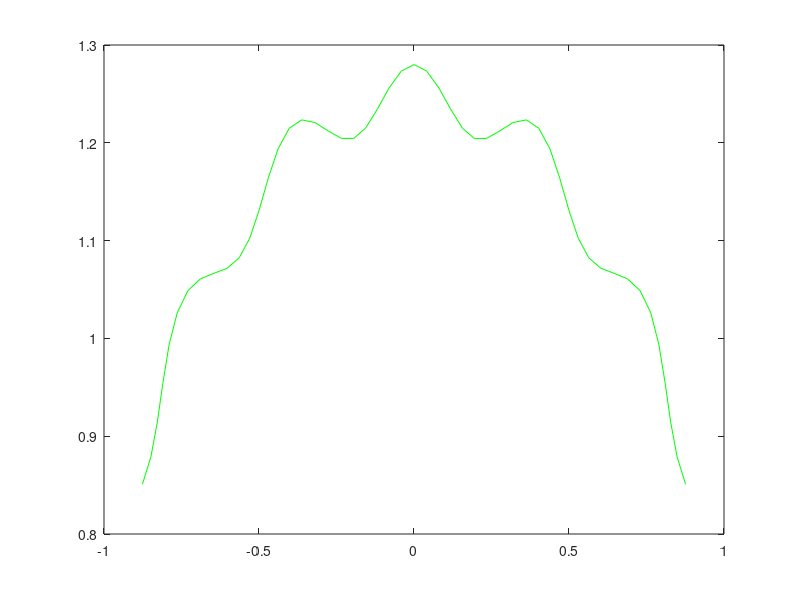

MATLAB code for this plot: (Note: this script raises an error after producing the figure.)
clear;
clc;
g_a = 0.03;
g_f = 20;
K=0.8;

R = 1/K;

L = 2;

p = 50;


delta = L/p;

a1 = 0:delta:L;
a2 = 0;

ar = pi/2+(L-2.*a1)/(2*R);

x=(R + g_a.*cos(g_f.*ar)).*cos(ar)
y=(R + g_a.*cos(g_f.*ar)).*sin(ar)

%ar_grad = ar*180/pi
figure
plot(x,y, 'g');

hold on;
alpha1=a1(1:4:end);
alpha2=a2(1:4:end);

ar = (pi*R+L)/(2*R) - alpha1./R;

x=(R + g_a.*cos(g_f.*ar)).*cos(ar)
y=(R + g_a.*cos(g_f.*ar)).*sin(ar)

%r11=(2*g_a*g_f*K*K).*sin(g_f.*ar).*sin(ar)-(g_a*K*K.*cos(g_f.*ar).*(g_f*g_f+1)+1).*cos(ar);
%r12=(-2*g_a*g_f*K*K).*sin(g_f.*ar).*cos(ar)-(g_a*K*K.*cos(g_f.*ar).*(g_f*g_f+1)+1).*sin(ar);

r11=(w.*sin(ar)+z.*cos(ar))
r12=(-w.*cos(ar)+z.*sin(ar))

quiver (x,y, r11, r12, 'r')

daspect([1 1 1])
